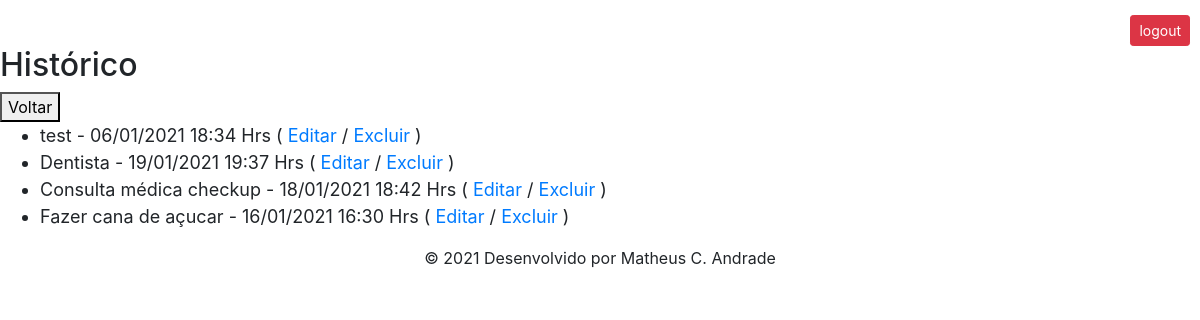
The page /agenda/historico/ (signed in) on the database as committed earlier.
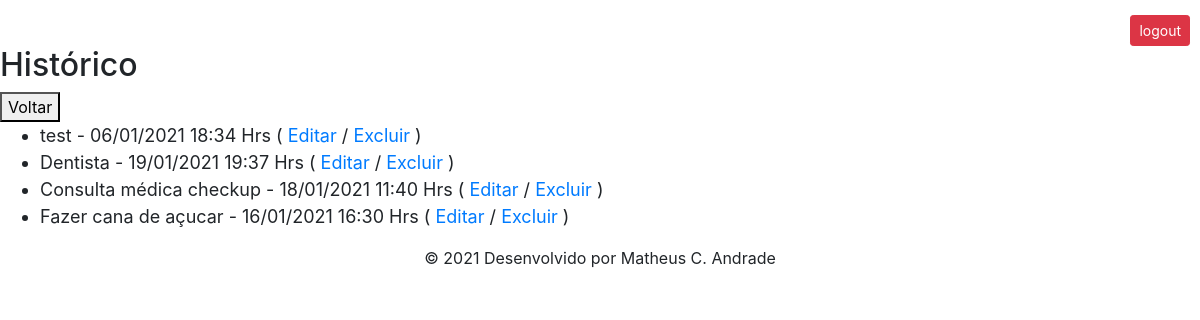
The same page on the database as committed later.
### core/models.py (models this page shows, shortened)
class Evento(models.Model):
    titulo = models.CharField(max_length=100)
    descricao = models.TextField(blank=True, null=True) #pode ficar em branco e ser nulo
    data_evento = models.DateTimeField(verbose_name='Data do Evento') #configura a label
    data_criacao = models.DateTimeField(auto_now=True) #inseri automaticamente
    usuario = models.ForeignKey(User, on_delete=models.CASCADE) #cascade: se o usuário for escluido da app, tudo dele tbm será
    class Meta:
        db_table = 'evento' #exige q o nome da tabela será evento)
    def get_data_evento(self): #é possível criar uma função aqui no models e chamá-la no html
        return self.data_evento.strftime('%d/%m/%Y %H:%M Hrs')

### core/views.py (the view)
# urls.py: path('agenda/historico/', views.lista_eventos_historico),
def lista_eventos_historico(request):
    usuario = request.user
    data_atual = datetime.now()
    evento = Evento.objects.filter(usuario=usuario,
                                   data_evento__lt=data_atual)
    dados = {'eventos':evento}
    return render(request, 'historico.html', dados)

### templates/historico.html
{% extends "model-page.html" %}
{% block content %}
    <h2>Histórico</h2>
    <a href="../">
        <button type="button">Voltar</button>
    </a>
    <ul style="font-size: 18px">
        {% for evento in eventos %}
            <li>
                <div>
                    {{ evento.titulo }} - {{ evento.get_data_evento }}
                    ( <a href="../evento/?id={{ evento.id }}">Editar</a>
                    / <a href="../evento/delete/{{ evento.id }}/">Excluir</a> )
                </div>
            </li>
        {% endfor %}
    </ul>
{% endblock %}

Rows that differ between the two databases and show on the page:
changed Evento "Consulta médica checkup": get_data_evento "18/01/2021 18:42 Hrs" → "18/01/2021 11:40 Hrs"
